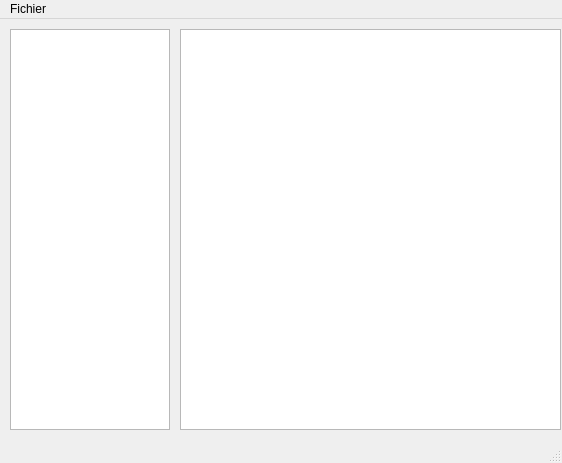
<?xml version="1.0" encoding="UTF-8"?>
<ui version="4.0">
 <class>mainWindow</class>
 <widget class="QMainWindow" name="mainWindow">
  <property name="geometry">
   <rect>
    <x>0</x>
    <y>0</y>
    <width>562</width>
    <height>463</height>
   </rect>
  </property>
  <property name="windowTitle">
   <string>MainWindow</string>
  </property>
  <widget class="QWidget" name="centralwidget">
   <widget class="QWidget" name="horizontalLayoutWidget">
    <property name="geometry">
     <rect>
      <x>180</x>
      <y>10</y>
      <width>381</width>
      <height>401</height>
     </rect>
    </property>
    <layout class="QHBoxLayout" name="horizontalLayout">
     <item>
      <widget class="QListView" name="listNote"/>
     </item>
    </layout>
   </widget>
   <widget class="QWidget" name="horizontalLayoutWidget_2">
    <property name="geometry">
     <rect>
      <x>10</x>
      <y>10</y>
      <width>160</width>
      <height>401</height>
     </rect>
    </property>
    <layout class="QHBoxLayout" name="horizontalLayout_2">
     <item>
      <widget class="QListView" name="listCategory"/>
     </item>
    </layout>
   </widget>
  </widget>
  <widget class="QMenuBar" name="menubar">
   <property name="geometry">
    <rect>
     <x>0</x>
     <y>0</y>
     <width>562</width>
     <height>23</height>
    </rect>
   </property>
   <widget class="QMenu" name="menuFichier">
    <property name="title">
     <string>Fichier</string>
    </property>
    <widget class="QMenu" name="menuNouveau">
     <property name="title">
      <string>Nouveau</string>
     </property>
     <addaction name="actionNewBlocNote"/>
     <addaction name="actionNewNote"/>
    </widget>
    <widget class="QMenu" name="menuSupprimer">
     <property name="title">
      <string>Supprimer</string>
     </property>
     <addaction name="actionDelBlocNote"/>
     <addaction name="actionDelNote"/>
    </widget>
    <addaction name="menuNouveau"/>
    <addaction name="menuSupprimer"/>
    <addaction name="separator"/>
    <addaction name="actionMini"/>
   </widget>
   <addaction name="menuFichier"/>
  </widget>
  <widget class="QStatusBar" name="statusbar"/>
  <action name="acToHTML">
   <property name="text">
    <string>La note sélectionnée ves HTML</string>
   </property>
  </action>
  <action name="acAllToHTML">
   <property name="text">
    <string>Toutes les notes vers HTML</string>
   </property>
  </action>
  <action name="actionNewBlocNote">
   <property name="text">
    <string>Bloc-Note</string>
   </property>
  </action>
  <action name="actionNewNote">
   <property name="text">
    <string>Note</string>
   </property>
  </action>
  <action name="actionDelBlocNote">
   <property name="text">
    <string>Bloc-Note</string>
   </property>
  </action>
  <action name="actionDelNote">
   <property name="text">
    <string>Note</string>
   </property>
  </action>
  <action name="actionMini">
   <property name="text">
    <string>Mini</string>
   </property>
  </action>
 </widget>
 <resources/>
 <connections/>
</ui>
